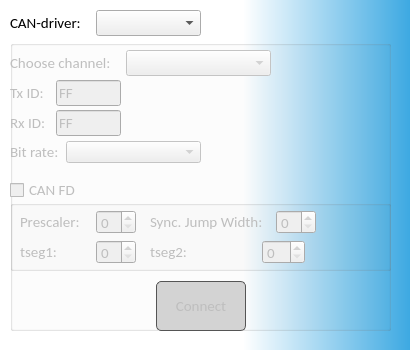
<?xml version="1.0" encoding="UTF-8"?>
<ui version="4.0">
 <class>connectCanDialog</class>
 <widget class="QDialog" name="connectCanDialog">
  <property name="windowModality">
   <enum>Qt::ApplicationModal</enum>
  </property>
  <property name="geometry">
   <rect>
    <x>0</x>
    <y>0</y>
    <width>410</width>
    <height>350</height>
   </rect>
  </property>
  <property name="sizePolicy">
   <sizepolicy hsizetype="Fixed" vsizetype="Fixed">
    <horstretch>0</horstretch>
    <verstretch>0</verstretch>
   </sizepolicy>
  </property>
  <property name="font">
   <font>
    <family>Calibri</family>
    <pointsize>11</pointsize>
   </font>
  </property>
  <property name="windowTitle">
   <string>Connect CAN-bus</string>
  </property>
  <property name="windowIcon">
   <iconset resource="icons.qrc">
    <normaloff>:/icons/connect.png</normaloff>:/icons/connect.png</iconset>
  </property>
  <property name="styleSheet">
   <string notr="true">QDialog#connectCanDialog { background-color:  qlineargradient(spread:pad, x1:1, y1:1, x2:0.177, y2:1, stop:0 rgba(61, 169, 226, 255), stop:0.494318 rgba(255, 255, 255, 255)) }</string>
  </property>
  <widget class="QGroupBox" name="connectGroupBox">
   <property name="enabled">
    <bool>false</bool>
   </property>
   <property name="geometry">
    <rect>
     <x>10</x>
     <y>40</y>
     <width>381</width>
     <height>291</height>
    </rect>
   </property>
   <property name="font">
    <font>
     <family>Calibri</family>
     <pointsize>11</pointsize>
    </font>
   </property>
   <property name="title">
    <string/>
   </property>
   <property name="flat">
    <bool>true</bool>
   </property>
   <widget class="QCheckBox" name="checkBox">
    <property name="geometry">
     <rect>
      <x>0</x>
      <y>140</y>
      <width>76</width>
      <height>20</height>
     </rect>
    </property>
    <property name="font">
     <font>
      <family>Calibri</family>
      <pointsize>11</pointsize>
     </font>
    </property>
    <property name="text">
     <string>CAN FD</string>
    </property>
   </widget>
   <widget class="QGroupBox" name="canfdGroupBox">
    <property name="enabled">
     <bool>false</bool>
    </property>
    <property name="geometry">
     <rect>
      <x>0</x>
      <y>160</y>
      <width>381</width>
      <height>71</height>
     </rect>
    </property>
    <property name="title">
     <string/>
    </property>
    <widget class="QWidget" name="layoutWidget">
     <property name="geometry">
      <rect>
       <x>10</x>
       <y>10</y>
       <width>118</width>
       <height>24</height>
      </rect>
     </property>
     <layout class="QHBoxLayout" name="prescalerHorizontalLayout">
      <item>
       <widget class="QLabel" name="prescalerLabel">
        <property name="minimumSize">
         <size>
          <width>70</width>
          <height>0</height>
         </size>
        </property>
        <property name="maximumSize">
         <size>
          <width>70</width>
          <height>16777215</height>
         </size>
        </property>
        <property name="font">
         <font>
          <family>Calibri</family>
          <pointsize>11</pointsize>
         </font>
        </property>
        <property name="text">
         <string>Prescaler:</string>
        </property>
       </widget>
      </item>
      <item>
       <widget class="QSpinBox" name="prescalerSpinBox">
        <property name="minimumSize">
         <size>
          <width>40</width>
          <height>0</height>
         </size>
        </property>
        <property name="maximumSize">
         <size>
          <width>40</width>
          <height>16777215</height>
         </size>
        </property>
        <property name="font">
         <font>
          <family>Calibri</family>
          <pointsize>11</pointsize>
         </font>
        </property>
       </widget>
      </item>
     </layout>
    </widget>
    <widget class="QWidget" name="layoutWidget">
     <property name="geometry">
      <rect>
       <x>10</x>
       <y>40</y>
       <width>118</width>
       <height>24</height>
      </rect>
     </property>
     <layout class="QHBoxLayout" name="tseg1HorizontalLayout">
      <item>
       <widget class="QLabel" name="tseg1Label">
        <property name="minimumSize">
         <size>
          <width>70</width>
          <height>0</height>
         </size>
        </property>
        <property name="maximumSize">
         <size>
          <width>70</width>
          <height>16777215</height>
         </size>
        </property>
        <property name="font">
         <font>
          <family>Calibri</family>
          <pointsize>11</pointsize>
         </font>
        </property>
        <property name="text">
         <string>tseg1:</string>
        </property>
       </widget>
      </item>
      <item>
       <widget class="QSpinBox" name="tseg1SpinBox">
        <property name="minimumSize">
         <size>
          <width>40</width>
          <height>0</height>
         </size>
        </property>
        <property name="maximumSize">
         <size>
          <width>40</width>
          <height>16777215</height>
         </size>
        </property>
        <property name="font">
         <font>
          <family>Calibri</family>
          <pointsize>11</pointsize>
         </font>
        </property>
       </widget>
      </item>
     </layout>
    </widget>
    <widget class="QWidget" name="layoutWidget">
     <property name="geometry">
      <rect>
       <x>140</x>
       <y>10</y>
       <width>168</width>
       <height>24</height>
      </rect>
     </property>
     <layout class="QHBoxLayout" name="sjwhHorizontalLayout">
      <item>
       <widget class="QLabel" name="sjwLabel">
        <property name="minimumSize">
         <size>
          <width>120</width>
          <height>0</height>
         </size>
        </property>
        <property name="maximumSize">
         <size>
          <width>120</width>
          <height>16777215</height>
         </size>
        </property>
        <property name="font">
         <font>
          <family>Calibri</family>
          <pointsize>11</pointsize>
         </font>
        </property>
        <property name="text">
         <string>Sync. Jump Width:</string>
        </property>
       </widget>
      </item>
      <item>
       <widget class="QSpinBox" name="sjwSpinBox">
        <property name="minimumSize">
         <size>
          <width>40</width>
          <height>0</height>
         </size>
        </property>
        <property name="maximumSize">
         <size>
          <width>40</width>
          <height>16777215</height>
         </size>
        </property>
        <property name="font">
         <font>
          <family>Calibri</family>
          <pointsize>11</pointsize>
         </font>
        </property>
       </widget>
      </item>
     </layout>
    </widget>
    <widget class="QWidget" name="layoutWidget">
     <property name="geometry">
      <rect>
       <x>140</x>
       <y>40</y>
       <width>155</width>
       <height>24</height>
      </rect>
     </property>
     <layout class="QHBoxLayout" name="horizontalLayout">
      <item>
       <widget class="QLabel" name="tseg2Label">
        <property name="minimumSize">
         <size>
          <width>110</width>
          <height>0</height>
         </size>
        </property>
        <property name="font">
         <font>
          <family>Calibri</family>
          <pointsize>11</pointsize>
         </font>
        </property>
        <property name="text">
         <string>tseg2:</string>
        </property>
       </widget>
      </item>
      <item>
       <widget class="QSpinBox" name="spinBox">
        <property name="font">
         <font>
          <family>Calibri</family>
          <pointsize>11</pointsize>
         </font>
        </property>
       </widget>
      </item>
     </layout>
    </widget>
   </widget>
   <widget class="QWidget" name="horizontalLayoutWidget">
    <property name="geometry">
     <rect>
      <x>0</x>
      <y>240</y>
      <width>381</width>
      <height>52</height>
     </rect>
    </property>
    <layout class="QHBoxLayout" name="connectHorizontalLayout">
     <item>
      <spacer name="horizontalSpacer">
       <property name="orientation">
        <enum>Qt::Horizontal</enum>
       </property>
       <property name="sizeHint" stdset="0">
        <size>
         <width>40</width>
         <height>20</height>
        </size>
       </property>
      </spacer>
     </item>
     <item>
      <widget class="QPushButton" name="connectPushButton">
       <property name="minimumSize">
        <size>
         <width>90</width>
         <height>50</height>
        </size>
       </property>
       <property name="font">
        <font>
         <family>Calibri</family>
         <pointsize>11</pointsize>
        </font>
       </property>
       <property name="styleSheet">
        <string notr="true">background-color: LightGray;
border: 1px solid #555;
border-radius: 5px;</string>
       </property>
       <property name="text">
        <string>Connect</string>
       </property>
      </widget>
     </item>
     <item>
      <spacer name="horizontalSpacer_2">
       <property name="orientation">
        <enum>Qt::Horizontal</enum>
       </property>
       <property name="sizeHint" stdset="0">
        <size>
         <width>40</width>
         <height>20</height>
        </size>
       </property>
      </spacer>
     </item>
    </layout>
   </widget>
   <widget class="QWidget" name="layoutWidget">
    <property name="geometry">
     <rect>
      <x>0</x>
      <y>10</y>
      <width>261</width>
      <height>26</height>
     </rect>
    </property>
    <layout class="QHBoxLayout" name="channelHorizontalLayout">
     <item>
      <widget class="QLabel" name="channelLabel">
       <property name="minimumSize">
        <size>
         <width>110</width>
         <height>0</height>
        </size>
       </property>
       <property name="maximumSize">
        <size>
         <width>110</width>
         <height>16777215</height>
        </size>
       </property>
       <property name="font">
        <font>
         <family>Calibri</family>
         <pointsize>11</pointsize>
        </font>
       </property>
       <property name="text">
        <string>Choose channel:</string>
       </property>
      </widget>
     </item>
     <item>
      <widget class="QComboBox" name="channelComboBox">
       <property name="font">
        <font>
         <family>Calibri</family>
         <pointsize>11</pointsize>
        </font>
       </property>
       <property name="currentText">
        <string/>
       </property>
      </widget>
     </item>
    </layout>
   </widget>
   <widget class="QWidget" name="layoutWidget">
    <property name="geometry">
     <rect>
      <x>0</x>
      <y>40</y>
      <width>111</width>
      <height>26</height>
     </rect>
    </property>
    <layout class="QHBoxLayout" name="txidHorizontalLayout">
     <item>
      <widget class="QLabel" name="txidLabel">
       <property name="minimumSize">
        <size>
         <width>40</width>
         <height>0</height>
        </size>
       </property>
       <property name="maximumSize">
        <size>
         <width>40</width>
         <height>16777215</height>
        </size>
       </property>
       <property name="font">
        <font>
         <family>Calibri</family>
         <pointsize>11</pointsize>
        </font>
       </property>
       <property name="text">
        <string>Tx ID:</string>
       </property>
      </widget>
     </item>
     <item>
      <widget class="QLineEdit" name="txidLineEdit">
       <property name="font">
        <font>
         <family>Calibri</family>
         <pointsize>11</pointsize>
        </font>
       </property>
       <property name="inputMask">
        <string/>
       </property>
       <property name="text">
        <string>FF</string>
       </property>
       <property name="maxLength">
        <number>6</number>
       </property>
      </widget>
     </item>
    </layout>
   </widget>
   <widget class="QWidget" name="layoutWidget">
    <property name="geometry">
     <rect>
      <x>0</x>
      <y>70</y>
      <width>111</width>
      <height>26</height>
     </rect>
    </property>
    <layout class="QHBoxLayout" name="rxidHorizontalLayout">
     <item>
      <widget class="QLabel" name="rxidLabel">
       <property name="minimumSize">
        <size>
         <width>40</width>
         <height>0</height>
        </size>
       </property>
       <property name="maximumSize">
        <size>
         <width>40</width>
         <height>16777215</height>
        </size>
       </property>
       <property name="font">
        <font>
         <family>Calibri</family>
         <pointsize>11</pointsize>
        </font>
       </property>
       <property name="text">
        <string>Rx ID:</string>
       </property>
      </widget>
     </item>
     <item>
      <widget class="QLineEdit" name="rxidLineEdit">
       <property name="font">
        <font>
         <family>Calibri</family>
         <pointsize>11</pointsize>
        </font>
       </property>
       <property name="text">
        <string>FF</string>
       </property>
       <property name="maxLength">
        <number>6</number>
       </property>
      </widget>
     </item>
    </layout>
   </widget>
   <widget class="QWidget" name="layoutWidget">
    <property name="geometry">
     <rect>
      <x>0</x>
      <y>100</y>
      <width>191</width>
      <height>24</height>
     </rect>
    </property>
    <layout class="QHBoxLayout" name="bitRateHorizontalLayout">
     <item>
      <widget class="QLabel" name="bitRateLabel">
       <property name="minimumSize">
        <size>
         <width>50</width>
         <height>0</height>
        </size>
       </property>
       <property name="maximumSize">
        <size>
         <width>50</width>
         <height>16777215</height>
        </size>
       </property>
       <property name="font">
        <font>
         <family>Calibri</family>
         <pointsize>11</pointsize>
        </font>
       </property>
       <property name="text">
        <string>Bit rate:</string>
       </property>
      </widget>
     </item>
     <item>
      <widget class="QComboBox" name="bitRateComboBox"/>
     </item>
    </layout>
   </widget>
  </widget>
  <widget class="QWidget" name="layoutWidget">
   <property name="geometry">
    <rect>
     <x>10</x>
     <y>10</y>
     <width>191</width>
     <height>26</height>
    </rect>
   </property>
   <layout class="QHBoxLayout" name="driverHorizontalLayout">
    <item>
     <widget class="QLabel" name="driverLabel">
      <property name="minimumSize">
       <size>
        <width>80</width>
        <height>0</height>
       </size>
      </property>
      <property name="maximumSize">
       <size>
        <width>80</width>
        <height>16777215</height>
       </size>
      </property>
      <property name="font">
       <font>
        <family>Calibri</family>
        <pointsize>11</pointsize>
       </font>
      </property>
      <property name="text">
       <string>CAN-driver:</string>
      </property>
     </widget>
    </item>
    <item>
     <widget class="QComboBox" name="driverComboBox">
      <property name="font">
       <font>
        <family>Calibri</family>
        <pointsize>11</pointsize>
       </font>
      </property>
     </widget>
    </item>
   </layout>
  </widget>
 </widget>
 <resources>
  <include location="icons.qrc"/>
 </resources>
 <connections/>
</ui>
